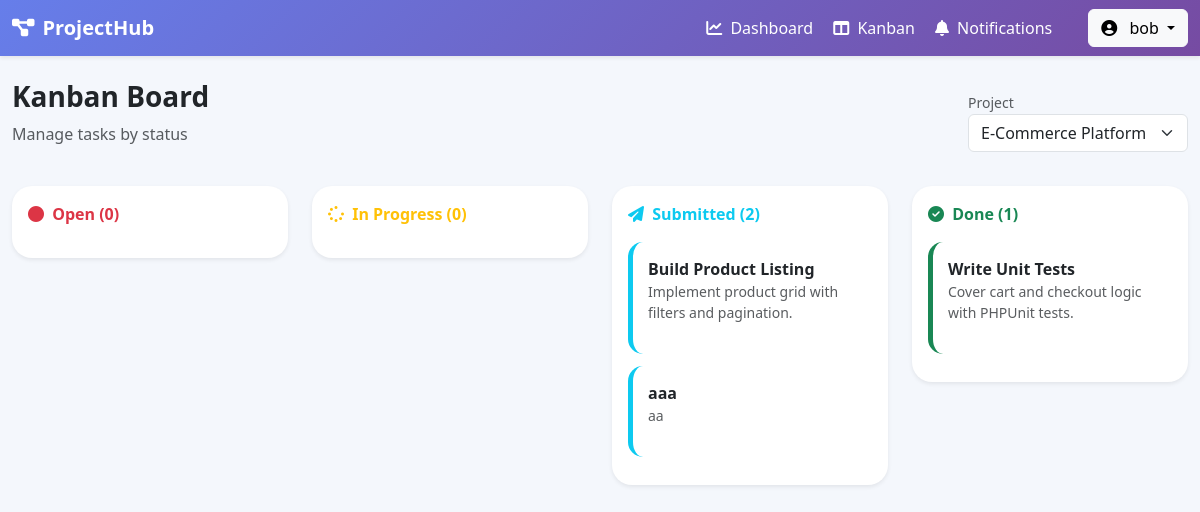
Page /views/user/kanban/kanban.php (signed in) on the committed database.
### tables this page shows
CREATE TABLE `tasks` (
  `id` int(11) NOT NULL,
  `title` varchar(255) NOT NULL,
  `description` text DEFAULT NULL,
  `status` enum('open','in_progress','submitted','done') DEFAULT 'open',
  `complexity` tinyint(4) NOT NULL CHECK (`complexity` between 1 and 9),
  `project_id` int(11) NOT NULL,
  `assigned_to` int(11) DEFAULT NULL,
  `created_at` timestamp NOT NULL DEFAULT current_timestamp()
);

### models/ProjectMember.php (called while the page is built, shortened)
<?php
    class ProjectMember{
        private $pdo;
        public function __construct($pdo){
            $this->pdo = $pdo;
        }
        public function findProjectsByMember($user_id){
            $stmt=$this->pdo->prepare("SELECT * From project_members WHERE user_id= ?");
            $stmt->execute([$user_id]);
            return $stmt->fetchAll(PDO::FETCH_ASSOC);
        }
    }
?>

### models/Project.php (called while the page is built, shortened)
<?php
    class Project{
        private $pdo;
        public function __construct($pdo){
            $this->pdo=$pdo;
        }
        public function findProjectById($id){
            $stmt= $this->pdo->prepare("SELECT * FROM projects WHERE id=?");
            $stmt->execute([$id]);
            return $stmt->fetch(PDO::FETCH_ASSOC);
        }
    }
?>

### models/Task.php (called while the page is built, shortened)
<?php
    class Task{
        private $pdo;
        public function __construct(PDO $pdo) {
            $this->pdo = $pdo;
        }
        public function findTasksByUser($user_id){
            $stmt=$this->pdo->prepare("SELECT * FROM tasks WHERE assigned_to = ?");
            $stmt->execute([$user_id]);
            return $stmt->fetchAll(PDO::FETCH_ASSOC);
        }
    }
?>

### views/user/kanban/kanban.php (the view, shortened to what this page needs)
<?php
require_once(__DIR__ . "/../../../config/database.php");
require_once(__DIR__ . "/../../../models/Task.php");
require_once(__DIR__ . "/../../../models/Project.php");
require_once(__DIR__ . "/../../../models/ProjectMember.php");
$taskModel = new Task($pdo);
$projectModel = new Project($pdo);
$pmModel = new ProjectMember($pdo);
$memberships = $pmModel->findProjectsByMember($_SESSION['user']['id']);
$userProjects = [];
foreach ($memberships as $m) {
    $p = $projectModel->findProjectById($m['project_id']);
    if ($p) $userProjects[] = $p;
}
$selectedProjectId = isset($_GET['project_id']) ? intval($_GET['project_id']) : ($userProjects[0]['id'] ?? null);
$tasks = $taskModel->findTasksByUser($_SESSION['user']['id']);
if ($selectedProjectId) {
    $tasks = array_values(array_filter($tasks, fn($t) => intval($t['project_id']) === intval($selectedProjectId)));
}
$tasksByStatus = [
    'open' => array_filter($tasks, fn($t) => $t['status'] === 'open'),
    'in_progress' => array_filter($tasks, fn($t) => $t['status'] === 'in_progress'),
    'submitted' => array_filter($tasks, fn($t) => $t['status'] === 'submitted'),
    'done' => array_filter($tasks, fn($t) => $t['status'] === 'done'),
];
?>
<!DOCTYPE html>
<html lang="en">
<head>
    <link href="https://cdn.jsdelivr.net/npm/bootstrap@5.3.3/dist/css/bootstrap.min.css" rel="stylesheet">
    <link rel="stylesheet" href="https://cdnjs.cloudflare.com/ajax/libs/font-awesome/6.4.0/css/all.min.css">
</head>
<body>
<nav class="navbar navbar-expand-lg navbar-dark shadow-sm sticky-top">
    <div class="container-fluid">
        <a class="navbar-brand fw-bold" href="#">
            <i class="fas fa-project-diagram me-2"></i>ProjectHub
        </a>
        <div class="collapse navbar-collapse" id="navbarContent">
            <div class="navbar-nav ms-auto align-items-lg-center">
                <a href="../dashboard.php" class="nav-link-custom">
                    <i class="fas fa-chart-line me-1"></i> Dashboard
                </a>
                <a href="kanban.php" class="nav-link-custom">
                    <i class="fas fa-table-columns me-1"></i> Kanban
                </a>
                <a href="../notifications/list.php" class="nav-link-custom position-relative">
                    <i class="fas fa-bell me-1"></i> Notifications
                </a>
                <div class="dropdown ms-lg-3">
                    <button class="btn btn-light dropdown-toggle" data-bs-toggle="dropdown">
                        <i class="fas fa-user-circle me-2"></i>
                        <?php echo htmlspecialchars($_SESSION["user"]["username"]); ?>
                    </button>
                </div>
            </div>
        </div>
    </div>
</nav>
    <div class="container-fluid py-4">
        <div class="mb-4 d-flex align-items-center justify-content-between gap-3">
            <div>
                <h3 class="fw-bold">Kanban Board</h3>
                <p class="text-muted">Manage tasks by status</p>
            </div>
            <div>
                <label class="form-label mb-0 small text-muted">Project</label>
                <select id="projectSelect" class="form-select" style="min-width:220px;">
                    <?php foreach ($userProjects as $p): ?>
                        <option value="<?php echo $p['id']; ?>" <?php echo ($selectedProjectId && $selectedProjectId == $p['id']) ? 'selected' : ''; ?>><?php echo htmlspecialchars($p['title']); ?></option>
                    <?php endforeach; ?>
                </select>
            </div>
        </div>
        <div class="row g-4">
            <div class="col-md-3">
                <div class="card kanban-card shadow-sm p-3">
                    <div class="status-title text-danger mb-3">
                        <i class="fas fa-circle me-1"></i>
                        Open (<?php echo count($tasksByStatus['open']); ?>)
                    </div>
                </div>
            </div>
            <div class="col-md-3">
                <div class="card kanban-card shadow-sm p-3">
                    <div class="status-title text-warning mb-3">
                        <i class="fas fa-spinner me-1"></i>
                        In Progress (<?php echo count($tasksByStatus['in_progress']); ?>)
                    </div>
                </div>
            </div>
            <div class="col-md-3">
                <div class="card kanban-card shadow-sm p-3">
                    <div class="status-title text-info mb-3">
                        <i class="fas fa-paper-plane me-1"></i>
                        Submitted (<?php echo count($tasksByStatus['submitted']); ?>)
                    </div>
                    <?php foreach ($tasksByStatus['submitted'] as $task): ?>
                        <div class="task-card submitted">
                            <strong><?php echo htmlspecialchars($task['title']); ?></strong>
                            <p class="text-muted small">
                                <?php echo htmlspecialchars(substr($task['description'], 0, 60)); ?>
                            </p>
                        </div>
                    <?php endforeach; ?>
                </div>
            </div>
            <div class="col-md-3">
                <div class="card kanban-card shadow-sm p-3">
                    <div class="status-title text-success mb-3">
                        <i class="fas fa-check-circle me-1"></i>
                        Done (<?php echo count($tasksByStatus['done']); ?>)
                    </div>
                    <?php foreach ($tasksByStatus['done'] as $task): ?>
                        <div class="task-card done">
                            <strong><?php echo htmlspecialchars($task['title']); ?></strong>
                            <p class="text-muted small">
                                <?php echo htmlspecialchars(substr($task['description'], 0, 60)); ?>
                            </p>
                        </div>
                    <?php endforeach; ?>
                </div>
            </div>
        </div>
    </div>
</body>
</html>

### views/user/kanban/kanban.php (style rules this page uses)
body { background: #f4f7fc; }
.navbar { background: linear-gradient(135deg, #667eea, #764ba2); }
.kanban-card { border: none; border-radius: 20px; transition: 0.3s; }
.task-card { background: #fff; border-radius: 15px; padding: 15px; margin-bottom: 12px; border-left: 5px solid transparent; transition: 0.2s; cursor: pointer; }
.submitted { border-left-color: #0dcaf0; }
.done { border-left-color: #198754; }
.status-title { font-weight: 700; font-size: 16px; }
.nav-link-custom { color: white; text-decoration: none; margin-right: 20px; font-weight: 500; }

### rows in the picture
tasks: title "Build Product Listing", description "Implement product grid with filters and pagination."
tasks: title "aaa", description "aa"
tasks: title "Write Unit Tests", description "Cover cart and checkout logic with PHPUnit tests."

### other values in the picture
$_SESSION["user"]["username"] "bob"
count($tasksByStatus['open']) "0"
count($tasksByStatus['in_progress']) "0"
count($tasksByStatus['submitted']) "2"
count($tasksByStatus['done']) "1"
form field value "E-Commerce Platform"
